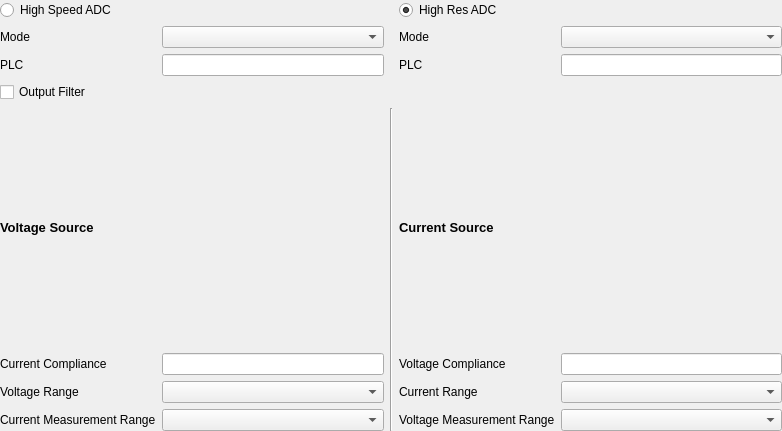
<?xml version="1.0" encoding="UTF-8"?>
<ui version="4.0">
 <class>keysight_e5270b_config</class>
 <widget class="QWidget" name="keysight_e5270b_config">
  <property name="geometry">
   <rect>
    <x>0</x>
    <y>0</y>
    <width>782</width>
    <height>431</height>
   </rect>
  </property>
  <property name="windowTitle">
   <string>Form</string>
  </property>
  <layout class="QGridLayout" name="gridLayout">
   <property name="leftMargin">
    <number>0</number>
   </property>
   <property name="topMargin">
    <number>0</number>
   </property>
   <property name="rightMargin">
    <number>0</number>
   </property>
   <property name="bottomMargin">
    <number>0</number>
   </property>
   <item row="1" column="1">
    <widget class="QComboBox" name="comboBox_highSpeedMode"/>
   </item>
   <item row="5" column="0">
    <widget class="QLabel" name="label">
     <property name="text">
      <string>Current Compliance</string>
     </property>
    </widget>
   </item>
   <item row="5" column="3">
    <widget class="QLabel" name="label_2">
     <property name="text">
      <string>Voltage Compliance</string>
     </property>
    </widget>
   </item>
   <item row="6" column="3">
    <widget class="QLabel" name="label_6">
     <property name="text">
      <string>Current Range</string>
     </property>
    </widget>
   </item>
   <item row="2" column="1">
    <widget class="QLineEdit" name="lineEdit_highSpeedPLC"/>
   </item>
   <item row="2" column="3">
    <widget class="QLabel" name="label_resPLC">
     <property name="text">
      <string>PLC</string>
     </property>
    </widget>
   </item>
   <item row="1" column="0">
    <widget class="QLabel" name="label_speedMode">
     <property name="text">
      <string>Mode</string>
     </property>
    </widget>
   </item>
   <item row="2" column="0">
    <widget class="QLabel" name="label_speedPLC">
     <property name="text">
      <string>PLC</string>
     </property>
    </widget>
   </item>
   <item row="2" column="4">
    <widget class="QLineEdit" name="lineEdit_highResPLC"/>
   </item>
   <item row="7" column="1">
    <widget class="QComboBox" name="comboBox_currMeasRange"/>
   </item>
   <item row="6" column="4">
    <widget class="QComboBox" name="comboBox_currRange"/>
   </item>
   <item row="4" column="0" colspan="2">
    <widget class="QLabel" name="label_3">
     <property name="font">
      <font>
       <pointsize>10</pointsize>
       <weight>75</weight>
       <bold>true</bold>
      </font>
     </property>
     <property name="text">
      <string>Voltage Source</string>
     </property>
    </widget>
   </item>
   <item row="7" column="3">
    <widget class="QLabel" name="label_8">
     <property name="text">
      <string>Voltage Measurement Range</string>
     </property>
    </widget>
   </item>
   <item row="0" column="0" colspan="2">
    <widget class="QRadioButton" name="radioButton_highSpeedADC">
     <property name="text">
      <string>High Speed ADC</string>
     </property>
    </widget>
   </item>
   <item row="0" column="3" colspan="2">
    <widget class="QRadioButton" name="radioButton_highResADC">
     <property name="text">
      <string>High Res ADC</string>
     </property>
     <property name="checked">
      <bool>true</bool>
     </property>
    </widget>
   </item>
   <item row="5" column="4">
    <widget class="QLineEdit" name="lineEdit_voltComp"/>
   </item>
   <item row="4" column="3" colspan="2">
    <widget class="QLabel" name="label_4">
     <property name="font">
      <font>
       <pointsize>10</pointsize>
       <weight>75</weight>
       <bold>true</bold>
      </font>
     </property>
     <property name="text">
      <string>Current Source</string>
     </property>
    </widget>
   </item>
   <item row="6" column="0">
    <widget class="QLabel" name="label_5">
     <property name="text">
      <string>Voltage Range</string>
     </property>
    </widget>
   </item>
   <item row="7" column="4">
    <widget class="QComboBox" name="comboBox_voltMeasRange"/>
   </item>
   <item row="1" column="3">
    <widget class="QLabel" name="label_resMode">
     <property name="text">
      <string>Mode</string>
     </property>
    </widget>
   </item>
   <item row="7" column="0">
    <widget class="QLabel" name="label_7">
     <property name="text">
      <string>Current Measurement Range</string>
     </property>
    </widget>
   </item>
   <item row="3" column="0" colspan="5">
    <widget class="QCheckBox" name="checkBox_outputFilter">
     <property name="text">
      <string>Output Filter</string>
     </property>
    </widget>
   </item>
   <item row="6" column="1">
    <widget class="QComboBox" name="comboBox_voltRange"/>
   </item>
   <item row="5" column="1">
    <widget class="QLineEdit" name="lineEdit_currComp"/>
   </item>
   <item row="1" column="4">
    <widget class="QComboBox" name="comboBox_highResMode"/>
   </item>
   <item row="4" column="2" rowspan="4">
    <widget class="Line" name="line">
     <property name="orientation">
      <enum>Qt::Vertical</enum>
     </property>
    </widget>
   </item>
  </layout>
 </widget>
 <tabstops>
  <tabstop>radioButton_highSpeedADC</tabstop>
  <tabstop>radioButton_highResADC</tabstop>
  <tabstop>comboBox_highSpeedMode</tabstop>
  <tabstop>lineEdit_highSpeedPLC</tabstop>
  <tabstop>comboBox_highResMode</tabstop>
  <tabstop>lineEdit_highResPLC</tabstop>
  <tabstop>checkBox_outputFilter</tabstop>
  <tabstop>lineEdit_currComp</tabstop>
  <tabstop>comboBox_voltRange</tabstop>
  <tabstop>comboBox_currMeasRange</tabstop>
  <tabstop>lineEdit_voltComp</tabstop>
  <tabstop>comboBox_currRange</tabstop>
  <tabstop>comboBox_voltMeasRange</tabstop>
 </tabstops>
 <resources/>
 <connections/>
</ui>
